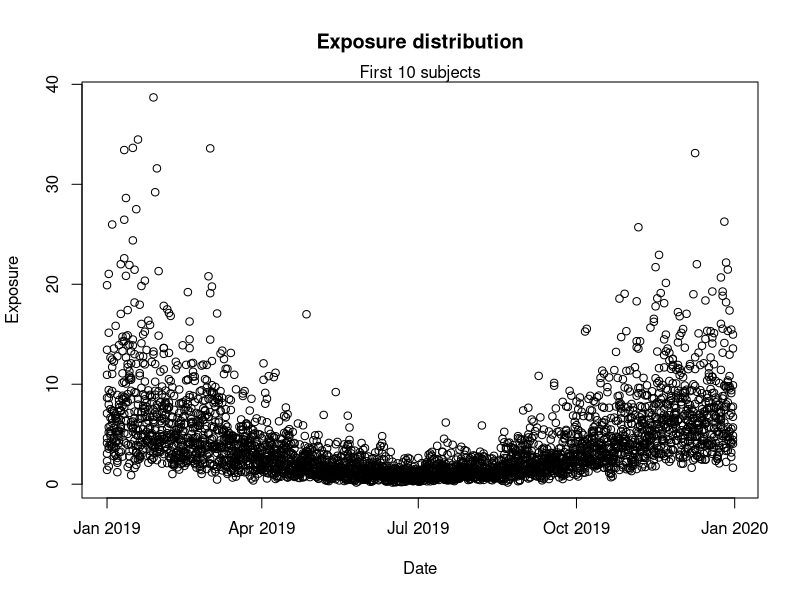
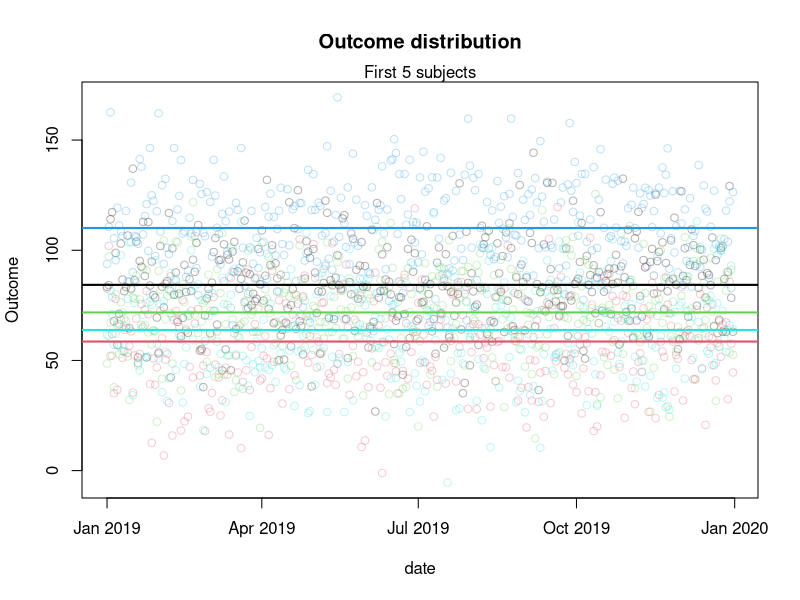

The R source for these figures, in order: (Note: this script raises an error after producing the figures.)
################################################################################
# Updated version of the R code for the simulation study in:
#
#  "The case time series analysis"
#  Antonio Gasparrini
#  http://www.ag-myresearch.com/2021_gasparrini_epidemiol.html
#
# * an updated version of this code is available at:
#   https://github.com/gasparrini/CaseTimeSeries
################################################################################

################################################################################
# SIMULATED SCENARIO: CONTINUOUS OUTCOME
################################################################################

# PACKAGES
library(splines)
library(gnm); library(survival)
library(data.table) ; library(scales)
library(foreach) ; library(doParallel)

# SET SEED
set.seed(13041975)

# SET SIMULATION SETTINGS
nsim <- 50000#

# SET PARAMETERS: NUMBER OF SUBJECTS, FOLLOW-UP, TIME VARIABLES
n <- 500
dstart <- as.Date("2019-01-01")
dend <- as.Date("2019-12-31")
date <- seq(dstart, dend, by=1)

################################################################################
# PREPARE THE DATA

# GENERATE DATASET
data <- data.table(id = factor(rep(seq(n), each=length(date))), date = date)

# TRUE EFFECT OF CONTINUOUS EXPOSURE 
beta <- 0.01

################################################################################
# EXAMPLE

# SIMULATE SEASONAL CONTINUOUS EXPOSURE
fexp <- function(date) exp(cos(yday(date)*2*pi/365) + 1 +
    as.numeric(arima.sim(list(ar=0.5), length(date), sd=0.5)))
data[, x := fexp(date), by=id]
plot(fexp(date)~date, data[id%in%1:10], type="p", ylab="Exposure", xlab="Date",
  main="Exposure distribution")
mtext("First 10 subjects")

# DEFINE EXPOSURE HISTORY AND THE CUMULATED EXPOSURE OVER LAG TIMES 0-10
exphist <- as.matrix(data[, shift(x, 0:10, fill=0), by=id][,2:12])
data$cumexp <- rowSums(exphist)

# COMPUTE RISK ASSOCIATED TO EXPOSURE
data$effexp <- data$cumexp*beta

# SIMULATE THE OUTCOME (RANDOM SUBJECT-SPECIFIC BASELINE + EFF + ERROR)
data[, y := runif(1,50,150)+effexp+rnorm(length(x),0,20), by=id]
plot(y~date, data[id%in%1:5], ylab="Outcome", main="Outcome distribution",
  col=alpha(data[id%in%1:5]$id, 0.3))
abline(h=data[id%in%1:5,.(y=mean(y)),by=id]$y, col=1:5, lwd=2)
mtext("First 5 subjects")

# RUN THE MODEL
mod <- gnm(y ~ cumexp, eliminate=id, data=data, family="gaussian")

# ESTIMATED EFFECT
beta ; coef(mod)[[1]]

################################################################################
# SIMULATIONS

# SET THE PARALLELIZATION
ncores <- detectCores()
cl <- makeCluster(max(1,ncores-2))
registerDoParallel(cl)

# ITERATIONS USING FOREACH
pkg <- c("splines","gnm","survival","data.table")
eff <- foreach(i=seq(nsim), .packages=pkg, .combine=rbind) %dopar% {
  
  # SET SEED
  set.seed(13041975+i)
  
  # SIMULATE EXPOSURE, RISKS, OUTCOME (AS ABOVE)
  data[, x := fexp(date), by=id]
  exphist <- as.matrix(data[, shift(x, 0:10, fill=0), by=id][,2:12])
  data$cumexp <- rowSums(exphist)
  data$effexp <- data$cumexp*beta
  data[, y := runif(1,50,150)+effexp+rnorm(length(x),0,20), by=id]
  
  # RUN THE MODEL AND EXTRACT COEF-VCOV
  mod <- gnm(y ~ cumexp, eliminate=id, data=data, family="gaussian")
  coef <- coef(mod)[[1]]
  vcov <- as.matrix(vcov(mod))[1,1]
  cilow <- (coef-qnorm(0.975)*sqrt(vcov)) 
  cihigh <- (coef+qnorm(0.975)*sqrt(vcov))
  
  # STORE THE RESULTS
  cbind(est = coef, cov = cilow < beta & cihigh > beta)
}

# STOP CLUSTER
stopCluster(cl)

################################################################################
# RESULTS

# RELATIVE BIAS (%) 
(bias <- (mean(eff[,1])-beta)/beta * 100)

# COVERAGE
(cov <- mean(eff[,2]))

# RELATIVE RMSE (%) 
(rmse <- sqrt(mean((eff[,1]-beta)^2))/beta * 100)
